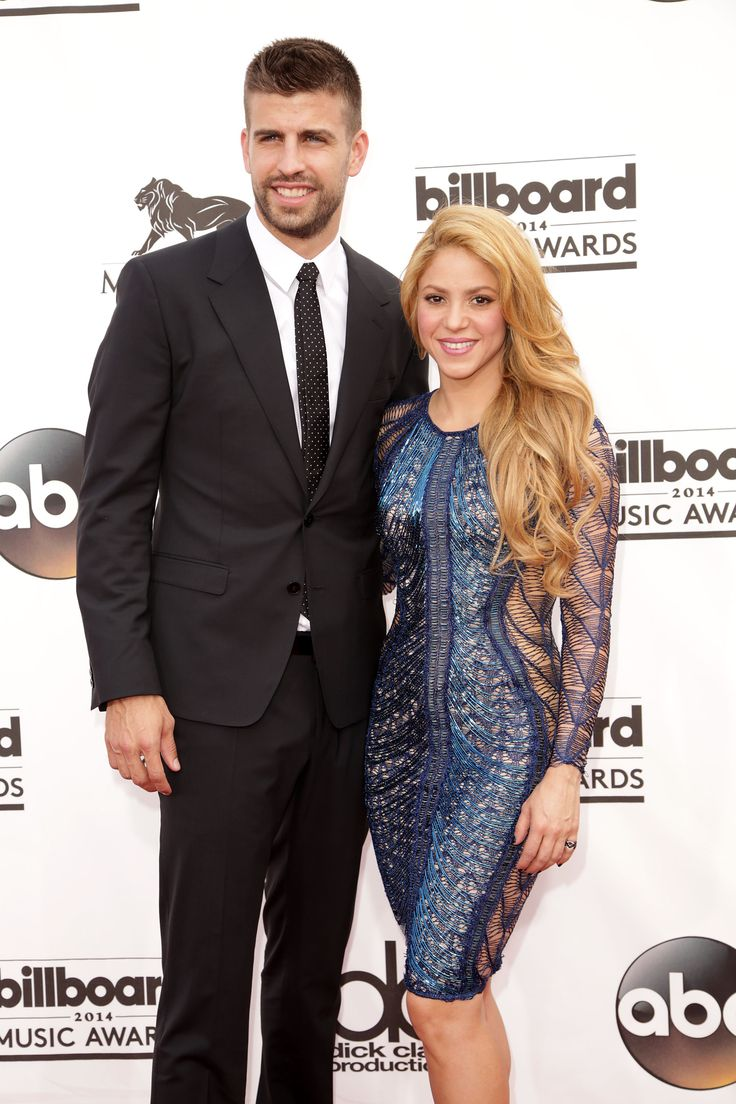
#> input picture Raw_img.jpg, 736 x 1104 px
$ jupyter execute 'Face recognation.ipynb'
#> lines starting #> are read from the running program, lines starting #| are printed output that depends on the picture; after the words box and inside, x2 and y2 are one past the last pixel; in counts of white or black regions, pixels touching at a corner belong together
[cell 1]
import cv2
facedect=cv2.CascadeClassifier("haarcascade_frontalface_default.xml")

[cell 2]
image=cv2.imread("Raw_img.jpg")
#> image is the input picture: shape (1104, 736, 3); mean B, G, R 150, 152.3, 162.8

# Formating images

[cell 3]
from matplotlib import pyplot as plt
plt.imshow(image)

### By default it comes in this formate, you can convert it into RGB

[cell 4]
rgbimg=cv2.cvtColor(image,cv2.COLOR_BGR2RGB)
plt.imshow(rgbimg)

### Before editing, make it Gray format

[cell 5]
grimage=cv2.cvtColor(image,cv2.COLOR_BGR2GRAY)
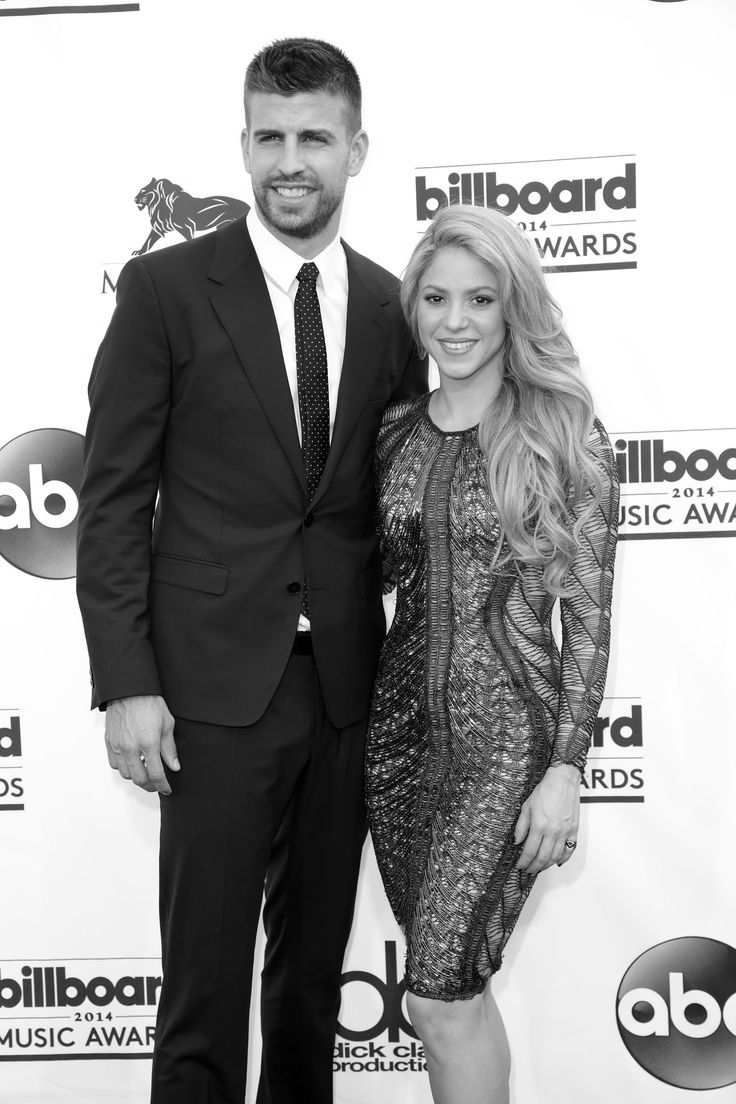
#> grimage: shape (1104, 736); min 0, max 255, mean 155.2
plt.imshow(grimage)

# Dectacting faces

[cell 6]
faces = facedect.detectMultiScale(
    grimage,                # Passing the Gray image
    scaleFactor=1.8,        # Giving the scale to search faces ((larger scale -> rough search) (smaller scale -> fine search))
    minNeighbors=2,         # Minimum faces to search, don't worry if you have given more
    minSize=(30,30)         # SIze of rectraingle
)
#> faces = [[222, 83, 140, 140], [387, 244, 140, 140]]
print(faces)
#| [[222  83 140 140]
#|  [387 244 140 140]]

# Marking rectrangles

[cell 7]
image=cv2.imread("Raw_img.jpg")
for (x, y, w, h) in faces:
    cv2.rectangle(image, (x, y), (x + w, y + h), (255, 0, 0), 5)
#> this loop made 2 passes
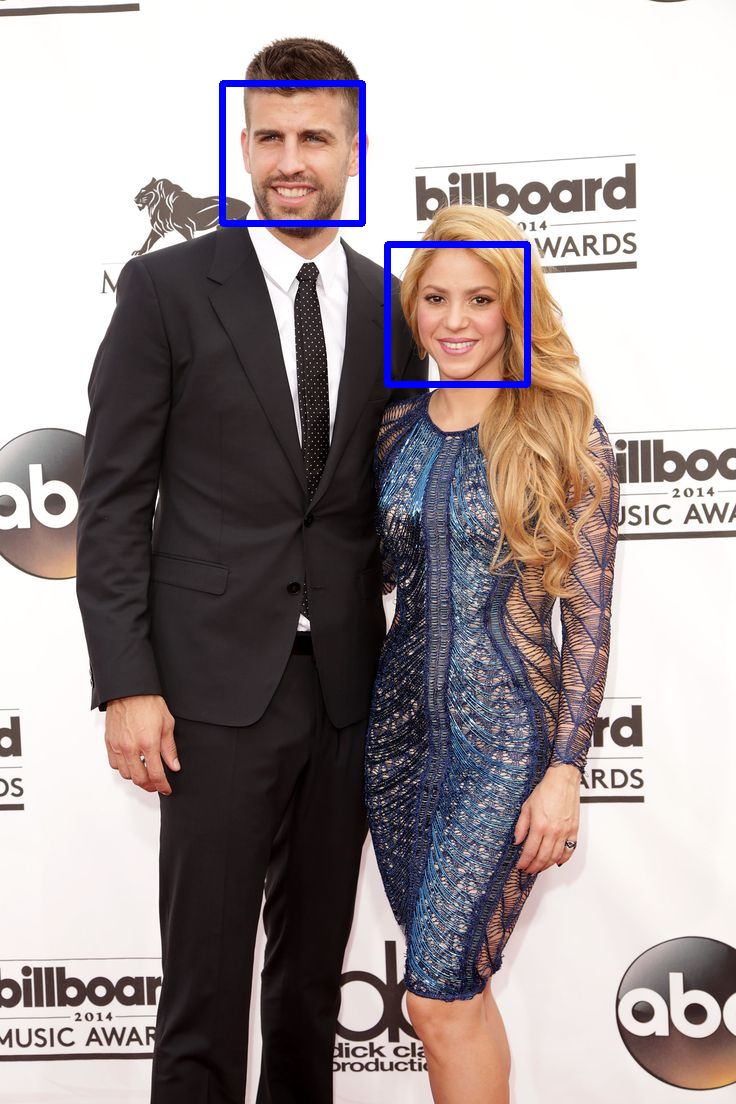
#> image: shape (1104, 736, 3); 0.96% of pixels changed, all inside (x1, y1, x2, y2) = (219, 80, 531, 388)
    #cv2.rectangle(image,(Starting point),(ending point),(color),width)
rgbimg=cv2.cvtColor(image,cv2.COLOR_BGR2RGB)
plt.imshow(rgbimg)
